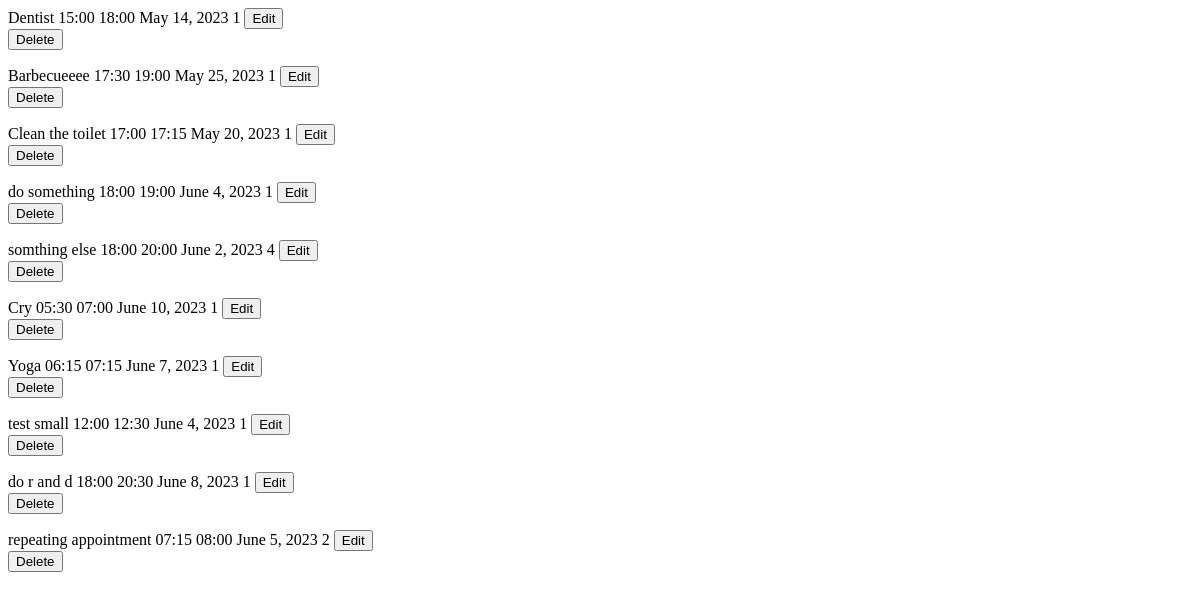
/appointment, run on an earlier commit of the app's database.
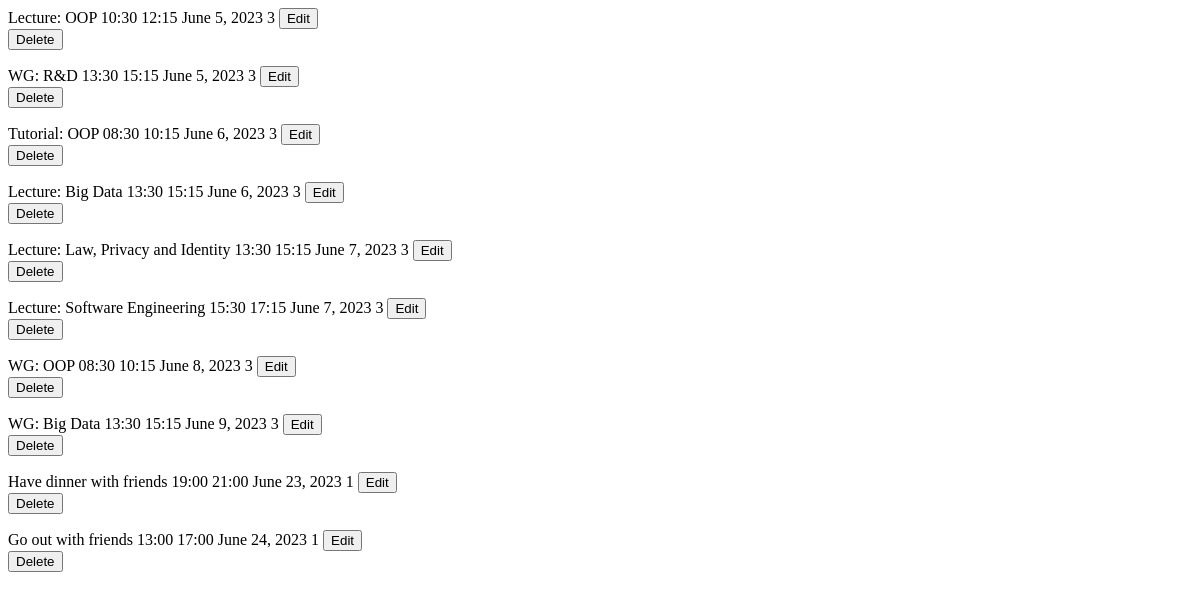
And on a later commit of the database.
### playground/models.py (models this page shows)
class Appointment(models.Model):
    name = models.CharField(max_length=50)
    start_time = models.TimeField()
    end_time = models.TimeField()
    date = models.DateField()
    repetition = models.PositiveSmallIntegerField(choices=(
        (1,"Never"),
        (2,"Every day"),
        (3,"Every Week"),
        (4,"Once a month"),
    ))

### playground/views.py (the view)
# urls.py: path('appointment', views.appointment_list, name='appointment_list'),#Appointment
def appointment_list(request):
    return render(request, 'appointment_list.html', {
        'appointment_list': Appointment.objects.all(), # Update the key to 'appointment_list'
    })

### playground/templates/appointment_list.html (shortened to what this page needs)
{% for appointment in appointment_list %}
<tr id="appointment-{{ appointment.pk }}" class="appointment-row">
  <td>{{ appointment.name }}</td>
  <td>{{ appointment.start_time|time:"H:i" }}</td>
  <td>{{ appointment.end_time|time:"H:i" }}</td>
  <td>{{ appointment.date }}</td>
  <td>{{ appointment.repetition}}</td>
  <td>
    <button class="btn btn-primary btn-sm" hx-get="{% url 'edit_appointment' pk=appointment.pk %}" hx-target="#dialog">Edit</button>
  </td>
  <td>
    <form hx-post="{% url 'remove_appointment' pk=appointment.id %}" hx-swap="outerHTML" hx-target="#appointment-{{ appointment.id }}">
        <button type="submit" class="btn btn-danger btn-sm">Delete</button>
    </form>
</td>
</tr>
{% endfor %}

What changed in the data, as far as the page shows it:
removed Appointment: name "Dentist", start_time "15:00", end_time "18:00", date "May 14, 2023", repetition "1"
removed Appointment: name "Barbecueeee", start_time "17:30", end_time "19:00", date "May 25, 2023", repetition "1"
removed Appointment: name "Clean the toilet", start_time "17:00", end_time "17:15", date "May 20, 2023", repetition "1"
removed Appointment: name "do something", start_time "18:00", end_time "19:00", date "June 4, 2023", repetition "1"
removed Appointment: name "somthing else", start_time "18:00", end_time "20:00", date "June 2, 2023", repetition "4"
removed Appointment: name "Cry", start_time "05:30", end_time "07:00", date "June 10, 2023", repetition "1"
removed Appointment: name "Yoga", start_time "06:15", end_time "07:15", date "June 7, 2023", repetition "1"
removed Appointment: name "test small", start_time "12:00", end_time "12:30", date "June 4, 2023", repetition "1"
removed Appointment: name "do r and d", start_time "18:00", end_time "20:30", date "June 8, 2023", repetition "1"
removed Appointment: name "repeating appointment", start_time "07:15", end_time "08:00", date "June 5, 2023", repetition "2"
added Appointment: name "Lecture: OOP", start_time "10:30", end_time "12:15", date "June 5, 2023", repetition "3"
added Appointment: name "WG: R&D", start_time "13:30", end_time "15:15", date "June 5, 2023", repetition "3"
added Appointment: name "Tutorial: OOP", start_time "08:30", end_time "10:15", date "June 6, 2023", repetition "3"
added Appointment: name "Lecture: Big Data", start_time "13:30", end_time "15:15", date "June 6, 2023", repetition "3"
added Appointment: name "Lecture: Law, Privacy and Identity", start_time "13:30", end_time "15:15", date "June 7, 2023", repetition "3"
added Appointment: name "Lecture: Software Engineering", start_time "15:30", end_time "17:15", date "June 7, 2023", repetition "3"
added Appointment: name "WG: OOP", start_time "08:30", end_time "10:15", date "June 8, 2023", repetition "3"
added Appointment: name "WG: Big Data", start_time "13:30", end_time "15:15", date "June 9, 2023", repetition "3"
added Appointment: name "Have dinner with friends", start_time "19:00", end_time "21:00", date "June 23, 2023", repetition "1"
added Appointment: name "Go out with friends", start_time "13:00", end_time "17:00", date "June 24, 2023", repetition "1"
